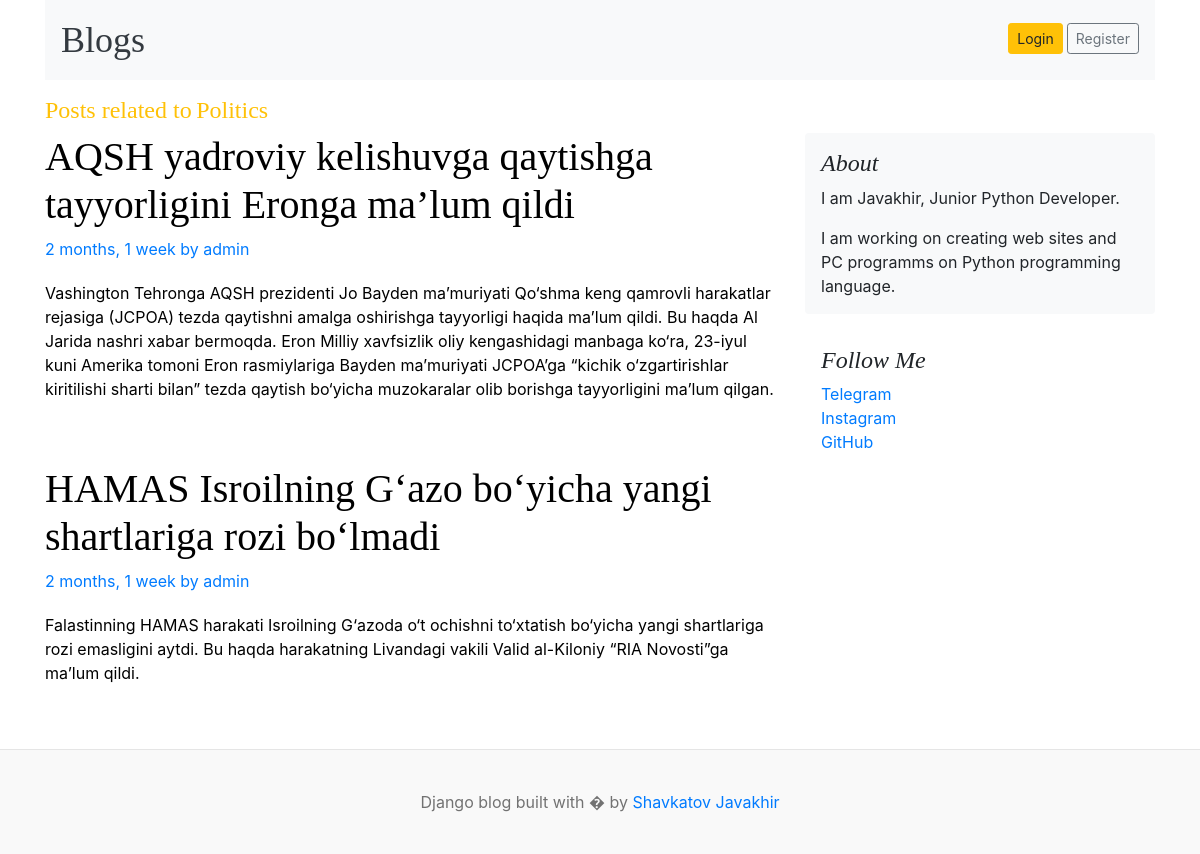
/blogs/category/1, run on the app's committed database.
### blogs/models.py (models this page shows, shortened)
class Category(models.Model):
    name = models.CharField(max_length=255)
    created_at = models.DateTimeField(auto_now_add=True)
    updated_at = models.DateTimeField(auto_now=True)
    def __str__(self):
        return self.name
    class Meta:
        verbose_name_plural = 'Categories'
        verbose_name = 'Category'

class Blog(models.Model):
    title = models.CharField(max_length=200)
    slug = models.SlugField(unique=True, null=False)
    category = models.ForeignKey(Category, null=True, blank=True, on_delete=models.SET_NULL)
    author = models.ForeignKey(User, null=True, on_delete=models.SET_NULL)
    is_featured = models.BooleanField(default=False)
    featured_image = models.ImageField(upload_to='uploads/%Y/%m/%d')
    short_description = models.TextField(null=True)
    words = models.TextField(blank=True, null=True)
    body = models.TextField(blank=True)
    status = models.IntegerField(default=0, choices=STATUS_CHOICES, null=False)
    created_at = models.DateTimeField(auto_now_add=True)
    updated_at = models.DateTimeField(auto_now=True)
    class Meta:
        verbose_name_plural = "Blogs"
        verbose_name = "Blog"

### settingsapp/models.py (models this page shows, shortened)
class About(models.Model):
    title = models.CharField(max_length=300)
    description = models.CharField(max_length=500)
    class Meta:
        verbose_name_plural = 'About'

class Social_links(models.Model):
    name = models.CharField(max_length=100)
    link = models.URLField(unique=True)
    class Meta:
        verbose_name_plural = "Social_links"

### blogs/views.py (the view)
# urls.py: path('category/<int:category_id>', posts_by_category, name="posts_by_category"),
def posts_by_category(request, category_id):
    data = Blog.objects.filter(category=category_id)
    single_cat = get_object_or_404(Category, id=category_id)
    context = {
        'categor': data,
        "single": single_cat,
    }
    return render(request, "by_category.html", context=context)

### blogs/context_processor.py (called while the page is built)
def header(req):
    category = Category.objects.all()
    context = {
        'categories': category
    }
    return context

def get_about(request):
    about = About.objects.all()
    links = Social_links.objects.all()
    telegram = links.get(name='Telegram')
    context = {
        'about': about,
        'links': links,
        'telegram': telegram
        }
    return context

### templates/by_category.html
{% extends 'header.html' %}
{% load static %}
{% block content %}
<h4 class="text-warning" style="display: inline-block;">Posts related to </h4>
<div class="text-warning" style="display: inline-block;"><h4>{{single}}</h4></div>
  <main role="main" class="container p-0" style="text-decoration: none;">
  <div class="row">
      <div class="col-md-8 blog-main">
        {% for cat in categor %}
        <div class="blog-post" style="text-decoration: none;">
          <a href="{% url 'blog' cat.slug %}" style="text-decoration: none;">
          <h2 class="blog-post-title" style="color: rgb(0, 0, 0)">{{cat.title}}</h2>
          <p class="blog-post-meta" style="text-decoration: none;">{{cat.created_at|timesince}} by <a href="#" style="text-decoration: none;">{{cat.author}}</a></p>
          <p><a href="{% url 'blog' cat.slug %}" style="text-decoration: none; color: black">{{cat.short_description}}</a></p>
          </a>
        </div>
        {% endfor %}
      </div>
{% include 'about.html' %}
    </div>
  </main>
{% endblock %}

### templates/about.html (shortened to what this page needs)
      <aside class="col-md-4 blog-sidebar">
        <div class="p-3 mb-3 bg-light rounded">
          <h4 class="font-italic">About</h4>
          {% for ab in about %}
          {{ab.title}}
          {% endfor %}
        <p class="mb-0">
          {% for ab in about %}
          {{ab.description}}
          {% endfor %}
        </p>
      </div>
      <div class="p-3">
        <h4 class="font-italic">Follow Me</h4>
        <ol class="list-unstyled">
          {% for link in links %}
          <li><a href="{{link.link}}" target="_blank">{{link.name}}</a></li>
          {% endfor %}
        </ol>
        </div>
      </aside>

### blog/static/css/blog.css (style rules this page uses)
h1, h2, h3, h4, h5, h6 { font-family: "Playfair Display", Georgia, "Times New Roman", serif; }
.blog-post { margin-bottom: 4rem; }
.blog-post-title { font-size: 2.5rem; }
.blog-post-meta { margin-bottom: 1.25rem; color: #727272; }

### data on the page
Category: name "Politics"
Blog: title "AQSH yadroviy kelishuvga qaytishga tayyorligini Eronga ma’lum qildi", created_at "2 months, 1 week", author "admin", short_description "Vashington Tehronga AQSH prezidenti Jo Bayden maʼmuriyati Qo‘shma keng qamrovli harakatlar rejasiga (JCPOA) tezda qaytishni amalga oshirishga tayyorligi haqida maʼlum qildi. Bu haqda Al Jarida nashri xabar bermoqda. Eron Milliy xavfsizlik oliy kengashidagi manbaga ko‘ra, 23-iyul kuni Amerika tomoni Eron rasmiylariga Bayden ma’muriyati JCPOA’ga “kichik o‘zgartirishlar kiritilishi sharti bilan” tezda qaytish bo‘yicha muzokaralar olib borishga tayyorligini ma’lum qilgan."
Blog: title "HAMAS Isroilning G‘azo bo‘yicha yangi shartlariga rozi bo‘lmadi", created_at "2 months, 1 week", author "admin", short_description "Falastinning HAMAS harakati Isroilning G‘azoda o‘t ochishni to‘xtatish bo‘yicha yangi shartlariga rozi emasligini aytdi. Bu haqda harakatning Livandagi vakili Valid al-Kiloniy “RIA Novosti”ga ma’lum qildi."
About: title "I am Javakhir, Junior Python Developer.", description "I am working on creating web sites and PC programms on Python programming language."
Social_links: name "Telegram"
Social_links: name "Instagram"
Social_links: name "GitHub"
